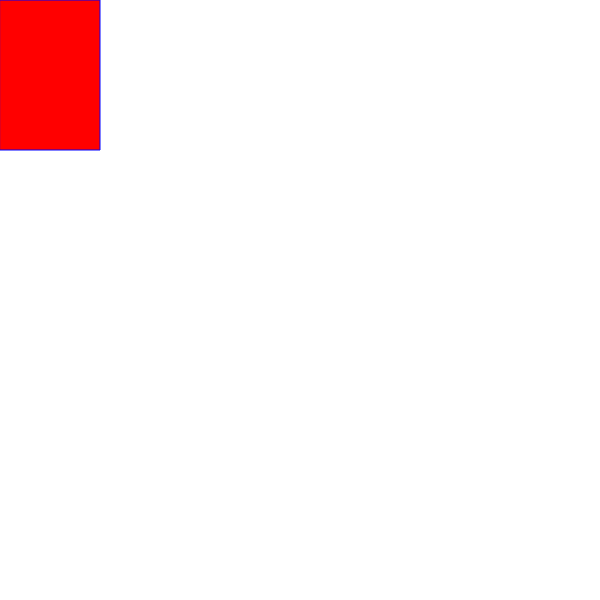
Frame 1 (no input)
Frame 60 (no input): identical to frame 1, image omitted
Frame 120 (the mouse pressed at the canvas centre since frame 60): identical to frame 1, image omitted

The p5.js sketch that drew this single still picture (run headless with seeded random() and noise() and a simulated clock; from frame 60 on, the mouse is pressed at the canvas centre):

// p5.js sketch
// ── sketch.js
function setup() {
    createCanvas(600, 600);
  }
  
  function draw() {
    background("white");
    
    stroke("blue")
    fill("red")
    rect(0, 0, 100, 150)
    
    
  }
